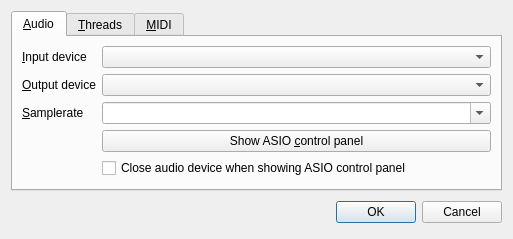
<?xml version="1.0" encoding="UTF-8"?>
<ui version="4.0">
 <class>SettingsDlg</class>
 <widget class="QDialog" name="SettingsDlg">
  <property name="geometry">
   <rect>
    <x>0</x>
    <y>0</y>
    <width>513</width>
    <height>228</height>
   </rect>
  </property>
  <property name="windowTitle">
   <string>Settings</string>
  </property>
  <layout class="QVBoxLayout" name="verticalLayout">
   <item>
    <widget class="QTabWidget" name="tabWidget">
     <property name="currentIndex">
      <number>0</number>
     </property>
     <widget class="QWidget" name="tabAudio">
      <attribute name="title">
       <string>&amp;Audio</string>
      </attribute>
      <layout class="QFormLayout" name="formLayout">
       <property name="sizeConstraint">
        <enum>QLayout::SetDefaultConstraint</enum>
       </property>
       <property name="fieldGrowthPolicy">
        <enum>QFormLayout::AllNonFixedFieldsGrow</enum>
       </property>
       <item row="0" column="0">
        <widget class="QLabel" name="label">
         <property name="text">
          <string>&amp;Input device</string>
         </property>
         <property name="buddy">
          <cstring>comboAudioInputDevice</cstring>
         </property>
        </widget>
       </item>
       <item row="0" column="1">
        <widget class="QComboBox" name="comboAudioInputDevice"/>
       </item>
       <item row="1" column="0">
        <widget class="QLabel" name="label_2">
         <property name="text">
          <string>&amp;Output device</string>
         </property>
         <property name="buddy">
          <cstring>comboAudioOutputDevice</cstring>
         </property>
        </widget>
       </item>
       <item row="1" column="1">
        <widget class="QComboBox" name="comboAudioOutputDevice"/>
       </item>
       <item row="2" column="0">
        <widget class="QLabel" name="label_3">
         <property name="text">
          <string>&amp;Samplerate</string>
         </property>
         <property name="buddy">
          <cstring>comboAudioSamplerate</cstring>
         </property>
        </widget>
       </item>
       <item row="2" column="1">
        <widget class="QComboBox" name="comboAudioSamplerate">
         <property name="editable">
          <bool>true</bool>
         </property>
        </widget>
       </item>
       <item row="3" column="1">
        <widget class="QPushButton" name="buttonAsioPanel">
         <property name="text">
          <string>Show ASIO &amp;control panel</string>
         </property>
         <property name="autoDefault">
          <bool>false</bool>
         </property>
        </widget>
       </item>
       <item row="4" column="1">
        <widget class="QCheckBox" name="checkAsioPanelClosesDevice">
         <property name="text">
          <string>Close audio device when showing ASIO control panel</string>
         </property>
         <property name="checked">
          <bool>false</bool>
         </property>
        </widget>
       </item>
      </layout>
     </widget>
     <widget class="QWidget" name="tabMultithreading">
      <attribute name="title">
       <string>&amp;Threads</string>
      </attribute>
     </widget>
     <widget class="QWidget" name="tabMidi">
      <attribute name="title">
       <string>&amp;MIDI</string>
      </attribute>
     </widget>
    </widget>
   </item>
   <item>
    <layout class="QHBoxLayout">
     <property name="spacing">
      <number>6</number>
     </property>
     <property name="margin">
      <number>0</number>
     </property>
     <item>
      <spacer>
       <property name="orientation">
        <enum>Qt::Horizontal</enum>
       </property>
       <property name="sizeHint" stdset="0">
        <size>
         <width>131</width>
         <height>31</height>
        </size>
       </property>
      </spacer>
     </item>
     <item>
      <widget class="QPushButton" name="okButton">
       <property name="text">
        <string>OK</string>
       </property>
       <property name="default">
        <bool>true</bool>
       </property>
      </widget>
     </item>
     <item>
      <widget class="QPushButton" name="cancelButton">
       <property name="text">
        <string>Cancel</string>
       </property>
      </widget>
     </item>
    </layout>
   </item>
  </layout>
 </widget>
 <resources/>
 <connections>
  <connection>
   <sender>okButton</sender>
   <signal>clicked()</signal>
   <receiver>SettingsDlg</receiver>
   <slot>accept()</slot>
   <hints>
    <hint type="sourcelabel">
     <x>278</x>
     <y>253</y>
    </hint>
    <hint type="destinationlabel">
     <x>96</x>
     <y>254</y>
    </hint>
   </hints>
  </connection>
  <connection>
   <sender>cancelButton</sender>
   <signal>clicked()</signal>
   <receiver>SettingsDlg</receiver>
   <slot>reject()</slot>
   <hints>
    <hint type="sourcelabel">
     <x>369</x>
     <y>253</y>
    </hint>
    <hint type="destinationlabel">
     <x>179</x>
     <y>282</y>
    </hint>
   </hints>
  </connection>
 </connections>
</ui>
